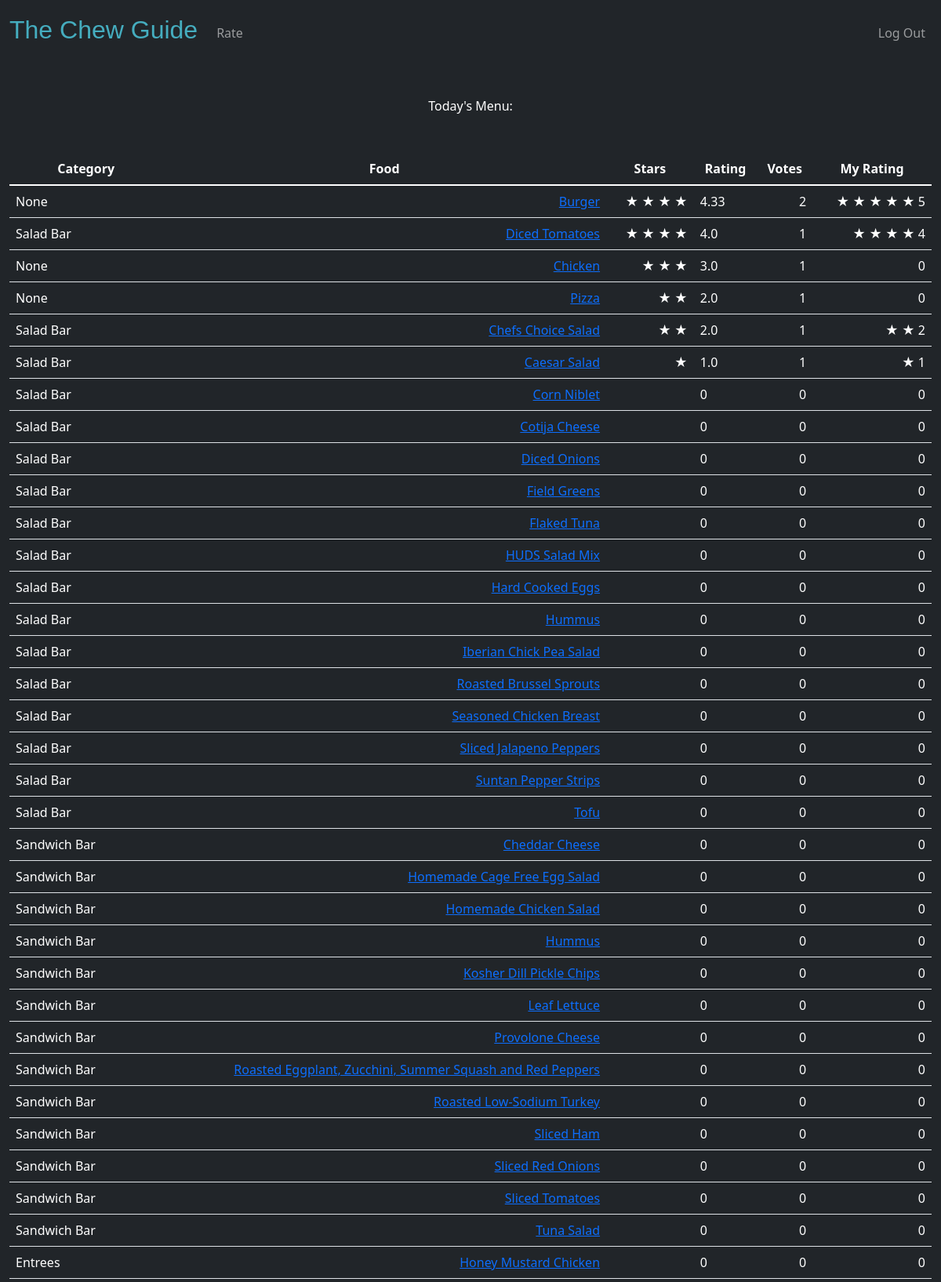
/ (signed in, upper part), run on the app's committed database.
### tables this page shows
CREATE TABLE menu(id INTEGER, food TEXT, class TEXT, PRIMARY KEY (id));

### app.py (the view)
@app.route("/")
@login_required
def index():
    food = db.execute("SELECT id, food, class FROM menu");
    rows = food;
    for i in range(len(food)):
        rating = db.execute("SELECT AVG(rating) FROM ratings WHERE food_id = ?", str(food[i]['id']))
        number_of_ratings = len(db.execute("SELECT DISTINCT user_id FROM ratings WHERE food_id = ?", str(food[i]['id'])))
        my_rating = db.execute("SELECT rating FROM ratings WHERE user_id = ? and food_id = ?", session["user_id"], str(food[i]['id']))
        if rating[0]['AVG(rating)'] != None:
            rows[i]['rating'] = round(rating[0]['AVG(rating)'], 2)
        else:
            rows[i]['rating'] = 0
        rows[i]['number_of_ratings'] = number_of_ratings
        if len(my_rating) > 0:
            rows[i]['my_rating'] = my_rating[0]['rating']
        else:
            rows[i]['my_rating'] = 0
        if rows[i]["rating"] != 0:
            rows[i]["rating_int"] = int(rows[i]['rating'])
        else:
            rows[i]["rating_int"] = 0
    sorted_rows = sorted(rows, key = lambda i: i['rating'], reverse=True)
    return render_template("index.html", rows=sorted_rows)

### app.py (called while the page is built)
@app.after_request
def after_request(response):
    response.headers["Cache-Control"] = "no-cache, no-store, must-revalidate"
    response.headers["Expires"] = 0
    response.headers["Pragma"] = "no-cache"
    return response

### helpers.py (called while the page is built)
def login_required(f):
    @wraps(f)
    def decorated_function(*args, **kwargs):
        if session.get("user_id") is None:
            return redirect("/login")
        return f(*args, **kwargs)
    return decorated_function

### templates/index.html (shortened to what this page needs)
{% extends "layout.html" %}
{% block main %}
<form action="/" method="post">
    <header class="bg-dark mb-5 big text-center text-white">
        Today's Menu:
    </header>
    <div class="mb-3">
        <table class="table tablestriped">
            <thead class="bg-dark mb-5 big text-center text-white">
                <tr>
                    <th>Category</th>
                    <th>Food</th>
                    <th>Stars</th>
                    <th>Rating</th>
                    <th>Votes</th>
                    <th>My Rating</th>
                </tr>
            </thead>
            <tbody class="bg-dark mb-5 big text-center text-white">
                {% for row in rows %}
                    <tr>
                        <td class="text-start">{{row['class']}}</td>
                        <td class="text-end"><a href="/rate">{{row['food']}}</a></td>
                        <td class="text-end">
                        {% for i in range(row['rating_int']) %}
                            ★
                        {% endfor %}
                        </td>
                        <td class="text-start">{{row['rating']}}</td>
                        <td class="text-end">{{row['number_of_ratings']}}</td>
                        <td class="text-end">
                        {% for i in range(row['my_rating']) %}
                            ★
                        {% endfor %}
                        {{row['my_rating']}}
                        </td>
                    </tr>
                {% endfor %}
            </tbody>
        </table>
    </div>
</form>
{% endblock %}

### templates/layout.html (shortened to what this page needs)
<!DOCTYPE html>
<html lang="en">
    <head>
        <link href="https://cdn.jsdelivr.net/npm/bootstrap@5.1.3/dist/css/bootstrap.min.css" rel="stylesheet">
        <link href="/static/styles.css" rel="stylesheet">
    </head>
    <body id="body" class="bg-dark">
        <nav class="bg-dark navbar navbar-expand-md navbar-dark">
            <div class="container-fluid">
                <a class="navbar-brand" href="/"><span class="blue">The Chew Guide</span></a>
                <div class="collapse navbar-collapse" id="navbar">
                    {% if session["user_id"] %}
                        <ul class="navbar-nav me-auto mt-2">
                            <li class="nav-item"><a class="nav-link" href="/rate">Rate</a></li>
                        </ul>
                        <ul class="navbar-nav ms-auto mt-2">
                            <li class="nav-item"><a class="nav-link" href="/logout">Log Out</a></li>
                        </ul>
                    {% else %}
                        <ul class="navbar-nav ms-auto mt-2">
                            <li class="nav-item"><a class="nav-link" href="/register">Register</a></li>
                            <li class="nav-item"><a class="nav-link" href="/login">Log In</a></li>
                        </ul>
                    {% endif %}
                </div>
            </div>
        </nav>
        <main class="container-fluid overflow-scroll py-5 text-center">
            {% block main %}{% endblock %}
        </main>
    </body>
</html>

### static/styles.css (style rules this page uses)
nav .navbar-brand { font-size: xx-large; }
nav .navbar-brand .blue { color: #45adbf; font-family: "Arial"; }
#body { background: #1f1f2e; }

### data on the page
menu: class "None", food "Burger", rating "4.33", number_of_ratings "2", my_rating "5"
menu: class "Salad Bar", food "Diced Tomatoes", rating "4.0", number_of_ratings "1", my_rating "4"
menu: class "None", food "Chicken", rating "3.0", number_of_ratings "1", my_rating "0"
menu: class "None", food "Pizza", rating "2.0", number_of_ratings "1", my_rating "0"
menu: class "Salad Bar", food "Chefs Choice Salad", rating "2.0", number_of_ratings "1", my_rating "2"
menu: class "Salad Bar", food "Caesar Salad", rating "1.0", number_of_ratings "1", my_rating "1"
menu: class "Salad Bar", food "Corn Niblet", rating "0", number_of_ratings "0", my_rating "0"
menu: class "Salad Bar", food "Cotija Cheese", rating "0", number_of_ratings "0", my_rating "0"
menu: class "Salad Bar", food "Diced Onions", rating "0", number_of_ratings "0", my_rating "0"
menu: class "Salad Bar", food "Field Greens", rating "0", number_of_ratings "0", my_rating "0"
menu: class "Salad Bar", food "Flaked Tuna", rating "0", number_of_ratings "0", my_rating "0"
menu: class "Salad Bar", food "HUDS Salad Mix", rating "0", number_of_ratings "0", my_rating "0"
menu: class "Salad Bar", food "Hard Cooked Eggs", rating "0", number_of_ratings "0", my_rating "0"
menu: class "Salad Bar", food "Hummus", rating "0", number_of_ratings "0", my_rating "0"
menu: class "Salad Bar", food "Iberian Chick Pea Salad", rating "0", number_of_ratings "0", my_rating "0"
menu: class "Salad Bar", food "Roasted Brussel Sprouts", rating "0", number_of_ratings "0", my_rating "0"
menu: class "Salad Bar", food "Seasoned Chicken Breast", rating "0", number_of_ratings "0", my_rating "0"
menu: class "Salad Bar", food "Sliced Jalapeno Peppers", rating "0", number_of_ratings "0", my_rating "0"
menu: class "Salad Bar", food "Suntan Pepper Strips", rating "0", number_of_ratings "0", my_rating "0"
menu: class "Salad Bar", food "Tofu", rating "0", number_of_ratings "0", my_rating "0"
menu: class "Sandwich Bar", food "Cheddar Cheese", rating "0", number_of_ratings "0", my_rating "0"
menu: class "Sandwich Bar", food "Homemade Cage Free Egg Salad", rating "0", number_of_ratings "0", my_rating "0"
menu: class "Sandwich Bar", food "Homemade Chicken Salad", rating "0", number_of_ratings "0", my_rating "0"
menu: class "Sandwich Bar", food "Hummus", rating "0", number_of_ratings "0", my_rating "0"
menu: class "Sandwich Bar", food "Kosher Dill Pickle Chips", rating "0", number_of_ratings "0", my_rating "0"
menu: class "Sandwich Bar", food "Leaf Lettuce", rating "0", number_of_ratings "0", my_rating "0"
menu: class "Sandwich Bar", food "Provolone Cheese", rating "0", number_of_ratings "0", my_rating "0"
menu: class "Sandwich Bar", food "Roasted Eggplant, Zucchini, Summer Squash and Red Peppers", rating "0", number_of_ratings "0", my_rating "0"
menu: class "Sandwich Bar", food "Roasted Low-Sodium Turkey", rating "0", number_of_ratings "0", my_rating "0"
menu: class "Sandwich Bar", food "Sliced Ham", rating "0", number_of_ratings "0", my_rating "0"
menu: class "Sandwich Bar", food "Sliced Red Onions", rating "0", number_of_ratings "0", my_rating "0"
menu: class "Sandwich Bar", food "Sliced Tomatoes", rating "0", number_of_ratings "0", my_rating "0"
menu: class "Sandwich Bar", food "Tuna Salad", rating "0", number_of_ratings "0", my_rating "0"
menu: class "Entrees", food "Honey Mustard Chicken", rating "0", number_of_ratings "0", my_rating "0"
